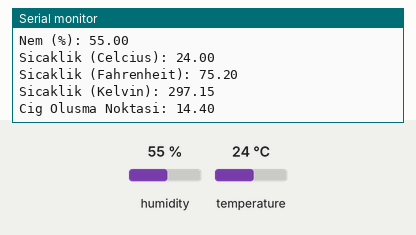
Bench run of a sketch on a simulated Arduino Uno, built with avr-gcc and run on an emulated ATmega328P. On the bench: the last lines printed to the serial monitor. The test bench sets the inputs (shaded band); at power-on: humidity 55 %, temperature 24 °C.

Above: at 2.9 s.
3.0 s: humidity set to 22 %
At 5.3 s:
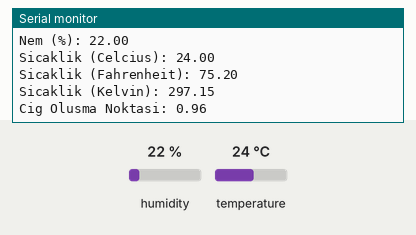
5.8 s: temperature set to 12 °C
At 7.6 s:
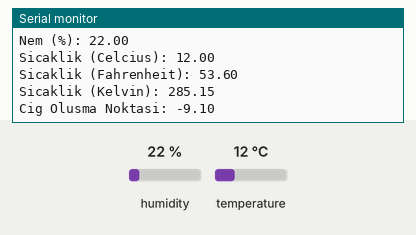
8.6 s: temperature set to 41 °C
At 11.1 s:
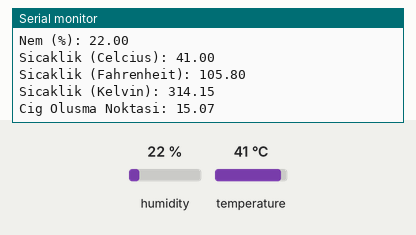
Timing chart, 0 to 12.6 s (numbered marks = the images above; inputs shaded):
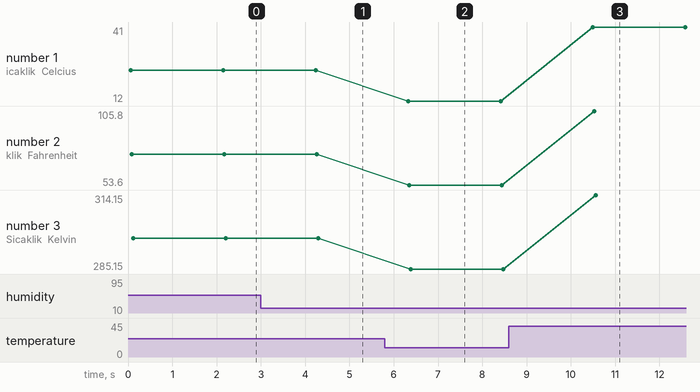

Measured:
- after the input at 3.0 s, the serial monitor: prints a new line after 1.2 s (image 1)
- after the input at 5.8 s, the serial monitor: prints a new line after 0.52 s (image 2)
- after the input at 8.6 s, the serial monitor: prints a new line after 1.9 s (image 3)
- plotted number 1: 24 → 12 after the input at 5.8 s, 12 → 41 after the input at 8.6 s
- plotted number 2: 75.2 → 53.6 after the input at 5.8 s, 53.6 → 105.8 after the input at 8.6 s
- plotted number 3: 297.15 → 285.15 after the input at 5.8 s, 285.15 → 314.15 after the input at 8.6 s

The sketch:

dht11_1.ino
```cpp
// Arduinoturkiye.com DHT11 Test Programı
// Yazar: Joseph Dattilo (Virtuabotix LLC) - Version 0.4.5 (11/11/11)
// Düzenleme: İsmail BUÇGÜN

#include <dht11.h> // dht11 kütüphanesini ekliyoruz.
#define DHT11PIN 8 // DHT11PIN olarak Dijital 2'yi belirliyoruz.

dht11 DHT11;

void setup()
{
  Serial.begin(9600); // Seri iletişimi başlatıyoruz.
  Serial.println("Arduinoturkiye.com DHT11 Test Programi");
}

void loop()
{
  // Bir satır boşluk bırakıyoruz serial monitörde.
  Serial.println("\n");
  // Sensörün okunup okunmadığını konrol ediyoruz.
  // chk 0 ise sorunsuz okunuyor demektir. Sorun yaşarsanız
  // chk değerini serial monitörde yazdırıp kontrol edebilirsiniz.
  int chk = DHT11.read(DHT11PIN);

  // Sensörden gelen verileri serial monitörde yazdırıyoruz.
  Serial.print("Nem (%): ");
  Serial.println((float)DHT11.humidity, 2);

  Serial.print("Sicaklik (Celcius): ");
  Serial.println((float)DHT11.temperature, 2);

  Serial.print("Sicaklik (Fahrenheit): ");
  Serial.println(DHT11.fahrenheit(), 2);

  Serial.print("Sicaklik (Kelvin): ");
  Serial.println(DHT11.kelvin(), 2);

  // Çiğ Oluşma Noktası, Dew Point
  Serial.print("Cig Olusma Noktasi: ");
  Serial.println(DHT11.dewPoint(), 2);

  // 2 saniye bekliyoruz. 2 saniyede bir veriler ekrana yazdırılacak.
  delay(2000);

}
```
